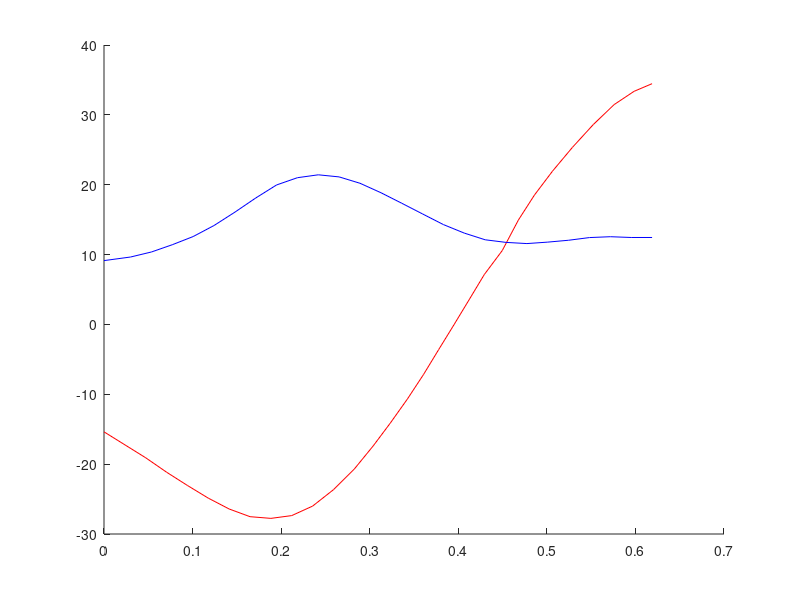

Here is the MATLAB script that generated this plot:
close all

xt = [
0.7468855650035858, -17.232670090525858
0.7704384796639691, -19.090453134256535
0.7939913943243521, -21.15202855492649
0.8175443089847353, -23.053481393715586
0.8410972236451185, -24.86759464238783
0.8646501383055017, -26.419689120709577
0.8882030529658848, -27.520529050094325
0.911755967626268, -27.762529676663533
0.9353088822866512, -27.36403997570929
0.9588617969470342, -26.00481478346984
0.9824147116074174, -23.655740903239575
1.0059676262678008, -20.695289892191468
1.0295205409281838, -17.370923922323215
1.050932281528532, -14.108515649630007
1.0702028480688455, -10.670307301015995
1.089473414609159, -7.160933360454962
1.107673394119455, -3.5895377790051555
1.1248027865997337, -0.06286894458720838
1.1419321790800123, 3.5238458580360685
1.159061571560291, 7.130575983394451
1.1761909640405697, 10.577183526871977
1.196532117610901, 14.943016747610912
1.214732097121197, 18.532203727047474
1.232932076631493, 21.943476726616396
1.253273230201824, 25.346350531321804
1.2757555578321895, 28.612241855713904
1.2993084724925725, 31.470796678292373
1.322861387152956, 33.368616009585644
1.3453437147833216, 34.46266285973909
];

zt = [
0.7768620018440734, 9.13628058422384
0.8004149165044566, 9.651223072000533
0.8239678311648398, 10.369957936716531
0.8475207458252231, 11.40893796519424
0.8710736604856061, 12.578927378847226
0.8946265751459893, 14.156501546378763
0.9181794898063725, 16.068877476024852
0.9417324044667555, 18.097706192493362
0.9652853191271388, 19.966412327081024
0.988838233787522, 21.00539235555874
1.0123911484479051, 21.418438654865803
1.0359440631082881, 21.118211634885377
1.0594969777686716, 20.206607484087094
1.0830498924290546, 18.858305382704636
1.1066028070894376, 17.3498806994413
1.130155721749821, 15.812342819472363
1.153708636410204, 14.289361537856223
1.177261551070587, 13.072068821649026
1.2008144657309705, 12.116794875792323
1.2243673803913535, 11.743784864047868
1.247920295051737, 11.574567229242689
1.27147320971212, 11.783821151610468
1.295026124372503, 12.051301467389479
1.3185790390328864, 12.43523456999091
1.3421319536932694, 12.557148902241863
1.3656848683536524, 12.446157660847902];

timex = xt(:,1);
timez = zt(:,1);
z = zt(:,2);
x = xt(:,2);

clear xt zt

%Shift movements to start at t=0
timez = timez - timex(1);
timez = [0; timez];
z = [z; z(end)];

timex = timex - timex(1);
timex = [timex; timez(end)];
x = [x(1) + x(1) - x(2); x];


figure()
hold on
plot(timex,x,'r')
plot(timez,z,'b')

save('FootPlacement.mat')